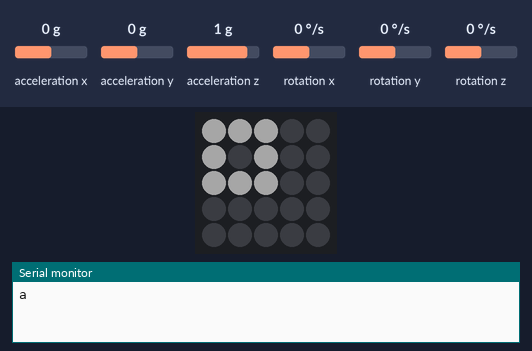
The sketch below on a simulated ESP32. Parts: 5×5 RGB LED matrix (first LED top left, wired row by row), the last lines printed to the serial monitor. The inputs (shaded band) are chosen by the test bench; at power-on: acceleration x 0 g, acceleration y 0 g, acceleration z 1 g, rotation x 0 °/s, rotation y 0 °/s, rotation z 0 °/s. Dim RGB values are drawn brighter than linear.

Above: at 0.1 s.
At 1.1 s:
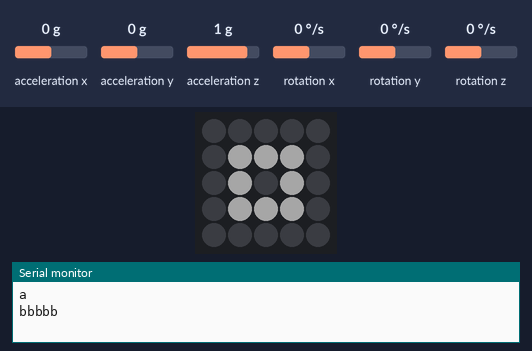
At 2.1 s:
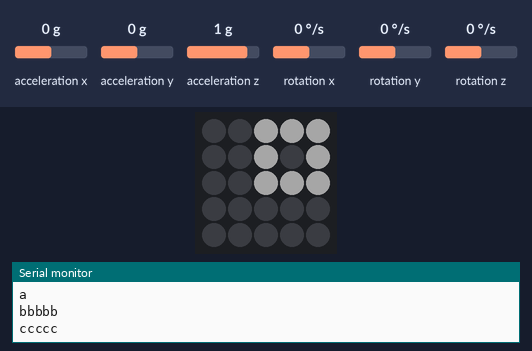
At 3.1 s:
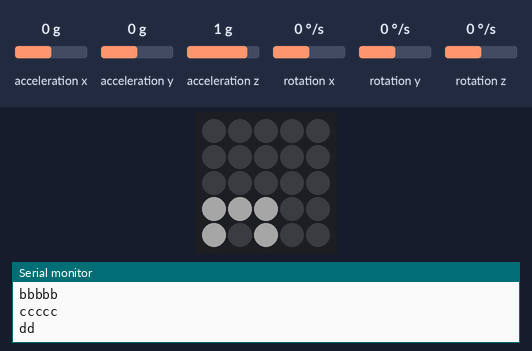

Measured:
- by itself, everything shown: repeats every 4.0 s, in 4 steps
- what the display in image 1 shows lasts 1.0 s, from 1.0 s to 2.0 s

The sketch:

M5Atom_matrix_eye.ino
```cpp
#include "M5Atom.h"

/* M5Atomが起動またはリセットされた後
setUp()関数内のプログラムが実行され、この部分は一度だけ実行されます。
在M5Atom 启动或者复位后，即会开始执行setup()，函数中的序，该部分只会执行一次 */
void look(int x, int y);

void setup()
{
    //Serial.begin(115200);
    M5.begin(true, false, true); //シリアルポートバッファをクリアし、シリアルポートのボーレートを115200に設定し、LEDマトリックスを初期化する。 清空串口缓区,设置串口波特率为115200；初始化led矩阵
    M5.dis.fillpix(0x000000); // 0xff0000をLEDドットマトリクス全体に塗りつぶす。 将 0xff0000 填充至整个LED点阵
    //delay(50);

    look(2,2);

    M5.IMU.Init();
}

const int EYE_COLOR_BG    = 0x000000;
const int EYE_COLOR_MAIN  = 0x000000;
const int EYE_COLOR_SUB   = 0xffffff;

void look(int x, int y)
{
  //  一度塗りつぶす
  M5.dis.fillpix(EYE_COLOR_BG);

  //  視点中心の上の行
  M5.dis.drawpix(x-1, y-1, EYE_COLOR_SUB);
  M5.dis.drawpix(x, y-1, EYE_COLOR_SUB);
  M5.dis.drawpix(x+1, y-1, EYE_COLOR_SUB);

  //  視点中心の行
  M5.dis.drawpix(x-1, y, EYE_COLOR_SUB);
  M5.dis.drawpix(x, y, EYE_COLOR_MAIN);
  M5.dis.drawpix(x+1, y, EYE_COLOR_SUB);

  //  視点中心の下の行
  M5.dis.drawpix(x-1, y+1, EYE_COLOR_SUB);
  M5.dis.drawpix(x, y+1, EYE_COLOR_SUB);
  M5.dis.drawpix(x+1, y+1, EYE_COLOR_SUB);

}
/* setup()のプログラムが実行された後、loop()のプログラムが実行されます。
loop()関数は、プログラムが繰り返し実行される無限ループです
在setup()函数中的位序执行完后，会接着执行loop()函数中的位序执行。
loop()函数是一个死循，其中的序会不断的重复运行 */
void loop()
{
    Serial.println('a');
    look(1, 1);
    delay(1000);

    Serial.println("bbbbb");
    look(2, 2);
    delay(1000);

    Serial.println("ccccc");
    look(3, 1);
    delay(1000);

    Serial.println("dd");
    look(1, 4);
    delay(1000);

    char buff[ 512 ];

    float gx, gy, gz;
    M5.IMU.getGyroData(&gx, &gy, &gz);
    sprintf(buff, "gyr:%f,%f,%f", gx, gy, gz);
    Serial.println(buff);
    Serial.flush();

    float temp;
    M5.IMU.getTempData(&temp);
    sprintf(buff, "temp:%f", temp);
    Serial.println(buff);
    Serial.flush();

    float ax, ay, az;
    M5.IMU.getAccelData(&ax, &ay, &az);
    sprintf(buff, "acc:%f,%f,%f", ax, ay, az);
    Serial.println(buff);
    Serial.flush();

    float p, r, y;
    M5.IMU.getAhrsData(&p, &r, &y);
    sprintf(buff, "pitch,roll,yaw:%f,%f,%f", p,r,y);
    Serial.println(buff);
    Serial.flush();
}
```
